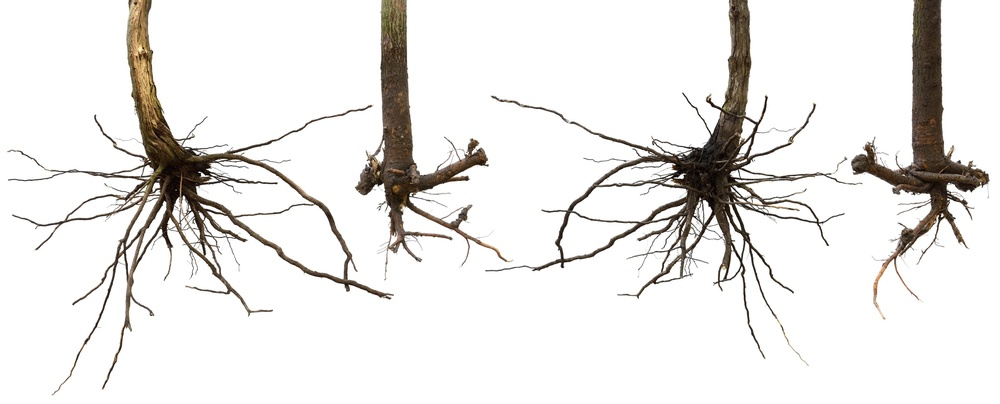
#> input picture random_test/Bare-Roots.jpg, 1000 x 404 px, shrunk from 2957 x 1194 before the run
$ python trait_extract_gray.py --image random_test/Bare-Roots.jpg   (Python 2 division)   (older library calls are emulated)
#> lines starting #> are read from the running program, lines starting #| are printed output that depends on the picture; after the words box and inside, x2 and y2 are one past the last pixel; in counts of white or black regions, pixels touching at a corner belong together
'''
Name: color_segmentation.py

Version: 1.0

Summary:  Extract plant traits (leaf area, width, height, ) by paralell processing

Author: suxing liu

Author-email: suxingliu@gmail.com

Created: 2018-09-29

USAGE:

time python trait_extract.py -i trial3.jpg -s gray -n 3


'''

# import the necessary packages
import os

import argparse
from sklearn.cluster import KMeans

from skimage.feature import peak_local_max
from skimage.morphology import watershed, medial_axis
from skimage import img_as_float, img_as_ubyte, img_as_bool, img_as_int
from skimage import measure

from scipy.spatial import distance as dist
from scipy import optimize
from scipy import ndimage

import numpy as np
import argparse
import cv2

import matplotlib.pyplot as plt
import matplotlib.patches as mpatches


from openpyxl import load_workbook
from openpyxl import Workbook

import warnings
warnings.filterwarnings("ignore")


MBFACTOR = float(1<<20)

class ComputeCurvature:

    def __init__(self,x,y):
        """ Initialize some variables """
        self.xc = 0  # X-coordinate of circle center
        self.yc = 0  # Y-coordinate of circle center
        self.r = 0   # Radius of the circle
        self.xx = np.array([])  # Data points
        self.yy = np.array([])  # Data points
        self.x = x  # X-coordinate of circle center
        self.y = y  # Y-coordinate of circle center

    def calc_r(self, xc, yc):
        """ calculate the distance of each 2D points from the center (xc, yc) """
        return np.sqrt((self.xx-xc)**2 + (self.yy-yc)**2)

    def f(self, c):
        """ calculate the algebraic distance between the data points and the mean circle centered at c=(xc, yc) """
        ri = self.calc_r(*c)
        return ri - ri.mean()

    def df(self, c):
        """ Jacobian of f_2b
        The axis corresponding to derivatives must be coherent with the col_deriv option of leastsq"""
        xc, yc = c
        df_dc = np.empty((len(c), self.x.size))

        ri = self.calc_r(xc, yc)
        df_dc[0] = (xc - self.x)/ri                   # dR/dxc
        df_dc[1] = (yc - self.y)/ri                   # dR/dyc
        df_dc = df_dc - df_dc.mean(axis=1)[:, np.newaxis]
        return df_dc

    def fit(self, xx, yy):
        self.xx = xx
        self.yy = yy
        center_estimate = np.r_[np.mean(xx), np.mean(yy)]
        center = optimize.leastsq(self.f, center_estimate, Dfun=self.df, col_deriv=True)[0]

        self.xc, self.yc = center
        ri = self.calc_r(*center)
        self.r = ri.mean()

        return 1 / self.r  # Return the curvature


# generate foloder to store the output results
def mkdir(path):
    # import module
    import os

    # remove space at the beginning
    path=path.strip()
    # remove slash at the end
    path=path.rstrip("\\")

    # path exist?   # True  # False
    isExists=os.path.exists(path)

    # process
    if not isExists:
        # construct the path and folder
        print path + ' folder constructed!'
        # make dir
        os.makedirs(path)
        return True
    else:
        # if exists, return
        print path+' path exists!'
        return False


def color_cluster_seg(image, args_colorspace, args_channels, args_num_clusters):

    # Change image color space, if necessary.
    colorSpace = args_colorspace.lower()

    if colorSpace == 'hsv':
        image = cv2.cvtColor(image, cv2.COLOR_BGR2HSV)

    elif colorSpace == 'ycrcb' or colorSpace == 'ycc':
        image = cv2.cvtColor(image, cv2.COLOR_BGR2YCrCb)

    elif colorSpace == 'lab':
        image = cv2.cvtColor(image, cv2.COLOR_BGR2LAB)

    else:
        colorSpace = 'bgr'  # set for file naming purposes

    # Keep only the selected channels for K-means clustering.
    if args_channels != 'all':
        channels = cv2.split(image)
        channelIndices = []
        for char in args_channels:
            channelIndices.append(int(char))
        image = image[:,:,channelIndices]
        if len(image.shape) == 2:
            image.reshape(image.shape[0], image.shape[1], 1)

    (width, height, n_channel) = image.shape

    #print("image shape: \n")
    #print(width, height, n_channel)


    # Flatten the 2D image array into an MxN feature vector, where M is the number of pixels and N is the dimension (number of channels).
    reshaped = image.reshape(image.shape[0] * image.shape[1], image.shape[2])


    # Perform K-means clustering.
    if args_num_clusters < 2:
        print('Warning: num-clusters < 2 invalid. Using num-clusters = 2')

    #define number of cluster
    numClusters = max(2, args_num_clusters)

    # clustering method
    kmeans = KMeans(n_clusters = numClusters, n_init = 40, max_iter = 500).fit(reshaped)

    # get lables
    pred_label = kmeans.labels_

    # Reshape result back into a 2D array, where each element represents the corresponding pixel's cluster index (0 to K - 1).
    clustering = np.reshape(np.array(pred_label, dtype=np.uint8), (image.shape[0], image.shape[1]))

    # Sort the cluster labels in order of the frequency with which they occur.
    sortedLabels = sorted([n for n in range(numClusters)],key = lambda x: -np.sum(clustering == x))

    # Initialize K-means grayscale image; set pixel colors based on clustering.
    kmeansImage = np.zeros(image.shape[:2], dtype=np.uint8)
    for i, label in enumerate(sortedLabels):
        kmeansImage[clustering == label] = int(255 / (numClusters - 1)) * i

    ret, thresh = cv2.threshold(kmeansImage,0,255,cv2.THRESH_BINARY | cv2.THRESH_OTSU)

    #print("thresh.dtype")
    #print(thresh.dtype)


    nb_components, output, stats, centroids = cv2.connectedComponentsWithStats(thresh, connectivity=8)

    sizes = stats[1:, -1]

    nb_components = nb_components - 1

    min_size = 150

    img_thresh = np.zeros([width, height], dtype=np.uint8)

    #for every component in the image, you keep it only if it's above min_size
    for i in range(0, nb_components):
        if sizes[i] >= min_size:
            img_thresh[output == i + 1] = 255

    #from skimage import img_as_ubyte

    #img_thresh = img_as_ubyte(img_thresh)

    print("img_thresh.dtype")
    print(img_thresh.dtype)

    return img_thresh


def medial_axis_image(thresh):

    #convert an image from OpenCV to skimage
    thresh_sk = img_as_float(thresh)

    image_bw = img_as_bool((thresh_sk))

    image_medial_axis = medial_axis(image_bw)

    return image_medial_axis


def watershed_seg(orig, thresh, min_distance_value):

    # compute the exact Euclidean distance from every binary
    # pixel to the nearest zero pixel, then find peaks in this
    # distance map
    D = ndimage.distance_transform_edt(thresh)

    localMax = peak_local_max(D, indices = False, min_distance = min_distance_value,  labels = thresh)

    # perform a connected component analysis on the local peaks,
    # using 8-connectivity, then appy the Watershed algorithm
    markers = ndimage.label(localMax, structure = np.ones((3, 3)))[0]

    labels = watershed(-D, markers, mask = thresh)

    print("[INFO] {} unique segments found\n".format(len(np.unique(labels)) - 1))

    return labels


# [110 lines left out: function comp_external_contour, not called in this run]


def compute_curv(orig, labels):

    gray = cv2.cvtColor(orig, cv2.COLOR_BGR2GRAY)

    curv_sum = 0.0
    count = 0
    # curvature computation
    # loop over the unique labels returned by the Watershed algorithm
    for index, label in enumerate(np.unique(labels), start = 1):
        # if the label is zero, we are examining the 'background'
        # so simply ignore it
        if label == 0:
            continue

        # otherwise, allocate memory for the label region and draw
        # it on the mask
        mask = np.zeros(gray.shape, dtype = "uint8")
        mask[labels == label] = 255

        # detect contours in the mask and grab the largest one
        #cnts = cv2.findContours(mask.copy(), cv2.RETR_EXTERNAL, cv2.CHAIN_APPROX_SIMPLE)[-2]
        contours, hierarchy = cv2.findContours(mask.copy(),cv2.RETR_TREE, cv2.CHAIN_APPROX_SIMPLE)
        c = max(contours, key = cv2.contourArea)

        # draw a circle enclosing the object
        ((x, y), r) = cv2.minEnclosingCircle(c)
        label_trait = cv2.circle(orig, (int(x), int(y)), 3, (0, 255, 0), 2)
        label_trait = cv2.putText(orig, "#{}".format(label), (int(x) - 10, int(y)), cv2.FONT_HERSHEY_SIMPLEX, 0.6, (0, 0, 255), 2)
        #cv2.putText(orig, "#{}".format(curvature), (int(x) - 10, int(y)), cv2.FONT_HERSHEY_SIMPLEX, 0.6, (0, 0, 255), 2)


        if len(c) >= 5 :
            label_trait = cv2.drawContours(orig, [c], -1, (255, 0, 0), 2)
            ellipse = cv2.fitEllipse(c)
            label_trait = cv2.ellipse(orig,ellipse,(0,255,0),2)

            c_np = np.vstack(c).squeeze()
            count+=1

            x = c_np[:,0]
            y = c_np[:,1]

            comp_curv = ComputeCurvature(x, y)
            curvature = comp_curv.fit(x, y)

            curv_sum = curv_sum + curvature

        else:
            # optional to "delete" the small contours
            label_trait = cv2.drawContours(orig, [c], -1, (0, 0, 255), 2)
            print("lack of enough points to fit ellipse")


    print('average curvature = {0:.2f}'.format(curv_sum/count))

    return curv_sum/count, label_trait


def extract_traits(image):

    #gray = cv2.cvtColor(image, cv2.COLOR_BGR2GRAY)

    abs_path = os.path.abspath(args['image'])

    filename, file_extension = os.path.splitext(args['image'])

    file_size = os.path.getsize(args['image'])/MBFACTOR


    # make the folder to store the results
    #current_path = abs_path + '/'
    base_name = os.path.splitext(os.path.basename(filename))[0]
    # save folder construction
    mkpath = os.path.dirname(abs_path) +'/' + base_name
    mkdir(mkpath)
    save_path = mkpath + '/'
    print "results_folder: " + save_path

    if (file_size > 5.0):
        print("It will take some time due to larger file size {0} MB".format(str(int(file_size))))
    else:
        print("Segmentaing plant object using automatic color clustering method... ")

    #make backup image
    orig = image.copy()

    args_colorspace = args['color_space']
    args_channels = args['channels']
    args_num_clusters = args['num_clusters']

    #color clustering based plant object segmentation
    thresh = color_cluster_seg(orig, args_colorspace, args_channels, args_num_clusters)

    # save segmentation result
    result_file = (save_path + filename + '_seg' + file_extension)
    #print(filename)
    cv2.imwrite(result_file, thresh)

    #accquire medial axis of segmentation mask
    image_medial_axis = medial_axis_image(thresh)

    # save medial axis result
    result_file = (save_path + filename + '_medial_axis' + file_extension)
    cv2.imwrite(result_file, img_as_ubyte(image_medial_axis))


    min_distance_value = 5
    #watershed based leaf area segmentaiton
    labels = watershed_seg(orig, thresh, min_distance_value)

    #save watershed result label image
    result_file = (save_path + filename + '_label' + file_extension)
    plt.imsave(result_file, img_as_float(labels), cmap = "Spectral")

    (avg_curv, label_trait) = compute_curv(orig, labels)

     #save watershed result label image
    result_file = (save_path + filename + '_curv' + file_extension)
    cv2.imwrite(result_file, label_trait)

    '''
    #find external contour
    (trait_img, area, solidity, max_width, max_height) = comp_external_contour(image.copy(),thresh)
    # save segmentation result
    result_file = (save_path + filename + '_excontour' + file_extension)
    #print(filename)
    cv2.imwrite(result_file, trait_img)
    '''

    #return filename,area, solidity, max_width, max_height, avg_curv


if __name__ == '__main__':

    ap = argparse.ArgumentParser()
    ap.add_argument('-i', '--image', required = True, help = 'Path to image file')
    ap.add_argument('-s', '--color-space', type =str, default ='lab', help='Color space to use: BGR (default), HSV, Lab, YCrCb (YCC)')
    ap.add_argument('-c', '--channels', type = str, default='1', help='Channel indices to use for clustering, where 0 is the first channel,'
                                                                       + ' 1 is the second channel, etc. E.g., if BGR color space is used, "02" '
                                                                       + 'selects channels B and R. (default "all")')
    ap.add_argument('-n', '--num-clusters', type = int, default = 2,  help = 'Number of clusters for K-means clustering (default 3, min 2).')
    args = vars(ap.parse_args())


    # load original image
    image = cv2.imread(args['image'])
#> image is the input picture: shape (404, 1000, 3); mean B, G, R 229.9, 231.8, 233.6

    print(image.shape)
#| (404, 1000, 3)
    print image.dtype
#| uint8

    if args['color_space'] == 'gray':

        gray = cv2.cvtColor(image, cv2.COLOR_BGR2GRAY)
        image = cv2.cvtColor(gray,cv2.COLOR_GRAY2RGB)

    extract_traits(image)
#> in color_cluster_seg, `clustering = np.reshape(np.array(pred_label, dtype=np.uint8), (image.s..`:
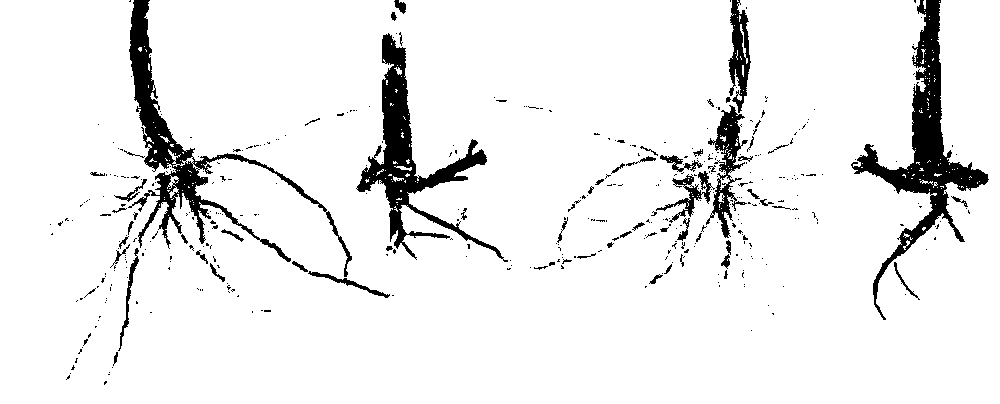
#> clustering: shape (404, 1000); values 0 (black) and 1 (white), 92.5% white; 420 black regions (356 under 20 px), largest, box (x1, y1, x2, y2) and area: (851, 0, 989, 320) 8045, (128, 0, 352, 277) 7022, (356, 33, 508, 262) 6771
#> in color_cluster_seg, `sortedLabels = sorted([n for n in range(numClusters)],key = lambda x: ..`: sortedLabels = [1, 0]
#> the loop in color_cluster_seg, `for i, label in enumerate(sortedLabels):` made 2 passes
#> label on passes 1 to 2: 1, 0
#> in color_cluster_seg, `ret, thresh = cv2.threshold(kmeansImage,0,255,cv2.THRESH_BINARY | cv2...`: ret = 0
#> in color_cluster_seg, `nb_components, output, stats, centroids = cv2.connectedComponentsWithS..`:
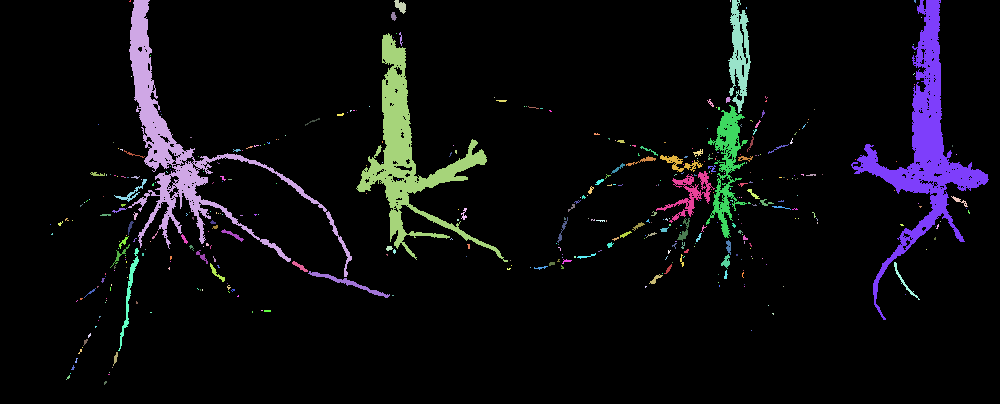
#> output: shape (404, 1000) int32; 421 distinct labels, from 0 to 420; one colour per label, 0 black
#> in color_cluster_seg, `nb_components, output, stats, centroids = cv2.connectedComponentsWithS..`: nb_components = 421; stats = 421 rows, first 6: [0, 0, 1000, 404, 373723], [129, 0, 2, 2, 3], [128, 0, 224, 277, 7022], [394, 0, 12, 14, 98], [730, 0, 1, 2, 2], [728, 0, 23, 113, 1351]; centroids = 421 pairs, first value 50 to 968.4, second value 0.5 to 382.2
#> in color_cluster_seg, `sizes = stats[1:, -1]`: sizes = 420 values, max 8045 at index 6, min 1 at index 9, mean 72.09
#> in color_cluster_seg, `nb_components = nb_components - 1`: nb_components = 420
#> after the loop in color_cluster_seg, `for i in range(0, nb_components):`:
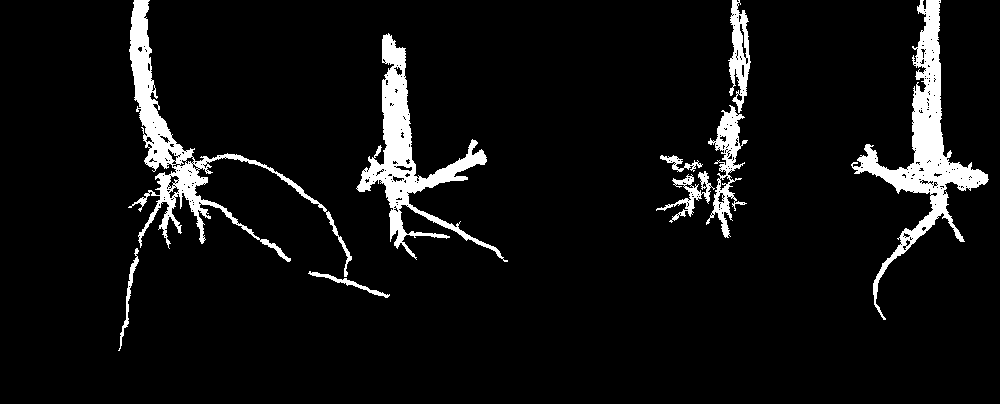
#> img_thresh: shape (404, 1000); 6.6% white; 9 white regions, largest, box (x1, y1, x2, y2) and area: (851, 0, 989, 320) 8045, (128, 0, 352, 277) 7022, (356, 33, 508, 262) 6771
#| uint8
#> in watershed_seg, `labels = watershed(-D, markers, mask = thresh)`:
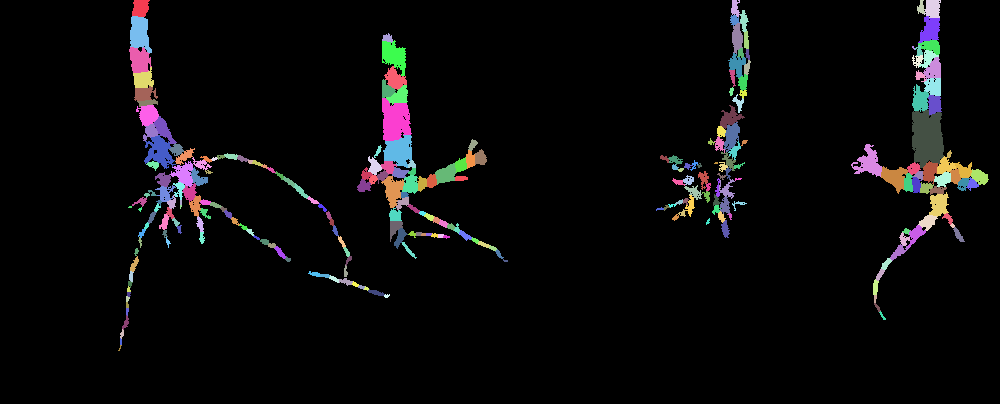
#> labels: shape (404, 1000) int32; 259 distinct labels, from 0 to 258; one colour per label, 0 black
#| [INFO] 258 unique segments found
#> in extract_traits, `plt.imsave(result_file, img_as_float(labels), cmap = "Spectral")`:
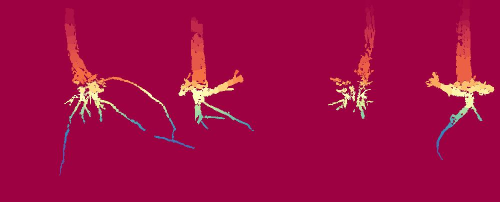
#> saved as Bare-Roots_label.jpg: shape (404, 1000, 3) (shown at 1/2 size); mean R, G, B 160.4, 10.3, 69
#> in compute_curv, `gray = cv2.cvtColor(orig, cv2.COLOR_BGR2GRAY)`:
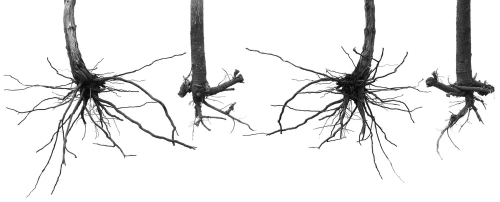
#> gray: shape (404, 1000) (shown at 1/2 size); min 0, max 255, mean 232.1
#> the loop in compute_curv, `for index, label in enumerate(np.unique(labels), start = 1): # if the ..` made 259 passes
#> (r, ellipse, center_estimate in fit) on pass 14: (1.8, ((913, 47.59), (1.63, 3.94), 157.7), [913, 47.17])
#> (printed output is left out)
#> after the loop in compute_curv, `for index, label in enumerate(np.unique(labels), start = 1):`:
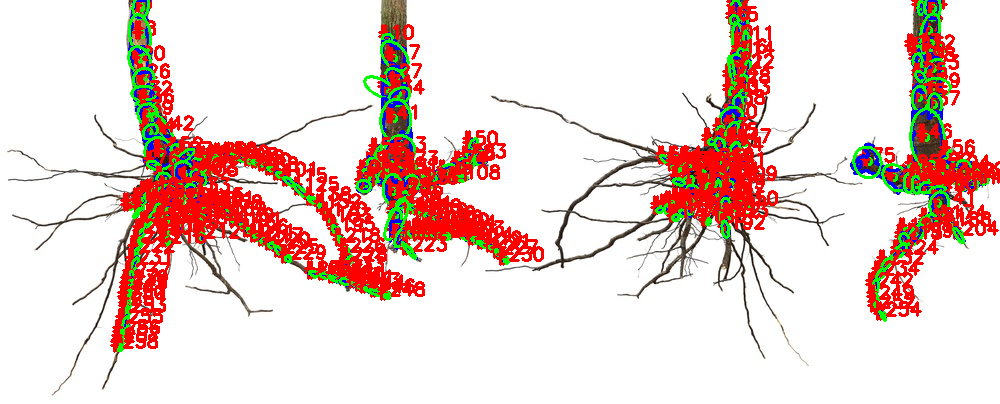
#> orig: shape (404, 1000, 3); 17.33% of pixels changed, all inside (x1, y1, x2, y2) = (110, 0, 1000, 353)
#| average curvature = 0.23

    '''
    (base_name, area, solidity, max_width, max_height, avg_curv) = extract_traits(image)


    # Write data
    trait_file = (os.path.dirname(os.path.abspath(args['image'])) +'/'  + 'trait.xlsx')

    if os.path.isfile(trait_file):
        # update values
        #Open an xlsx for reading
        wb = load_workbook(trait_file)

        #Get the current Active Sheet
        sheet = wb.get_active_sheet()

    else:
        # Keep presets
        wb = Workbook()
        sheet = wb.active

        sheet.cell(row = 1, column = 1).value = 'filename'
        sheet.cell(row = 1, column = 2).value = 'leaf_area'
        sheet.cell(row = 1, column = 3).value = 'solidity'
        sheet.cell(row = 1, column = 4).value = 'max_width'
        sheet.cell(row = 1, column = 5).value = 'max_height'
        sheet.cell(row = 1, column = 6).value = 'curvature'


    sheet.cell(row = int(base_name) + 1, column = 1).value = base_name
    sheet.cell(row = int(base_name) + 1, column = 2).value = area
    sheet.cell(row = int(base_name) + 1, column = 3).value = solidity
    sheet.cell(row = int(base_name) + 1, column = 4).value = max_width
    sheet.cell(row = int(base_name) + 1, column = 5).value = max_height
    sheet.cell(row = int(base_name) + 1, column = 6).value = avg_curv

    #save the csv file
    wb.save(trait_file)

    '''
